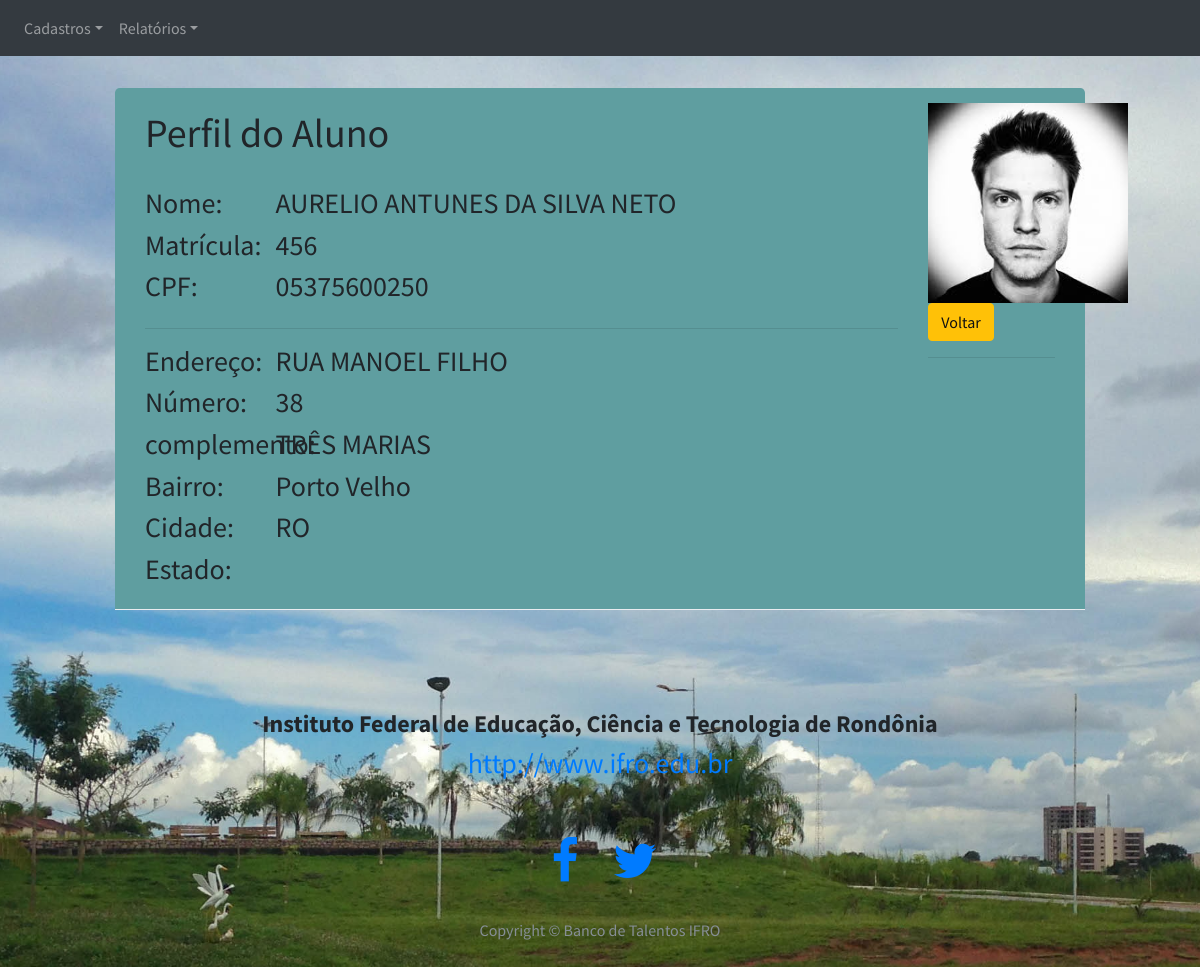
Before: /viewAluno/2/ with the older database file.
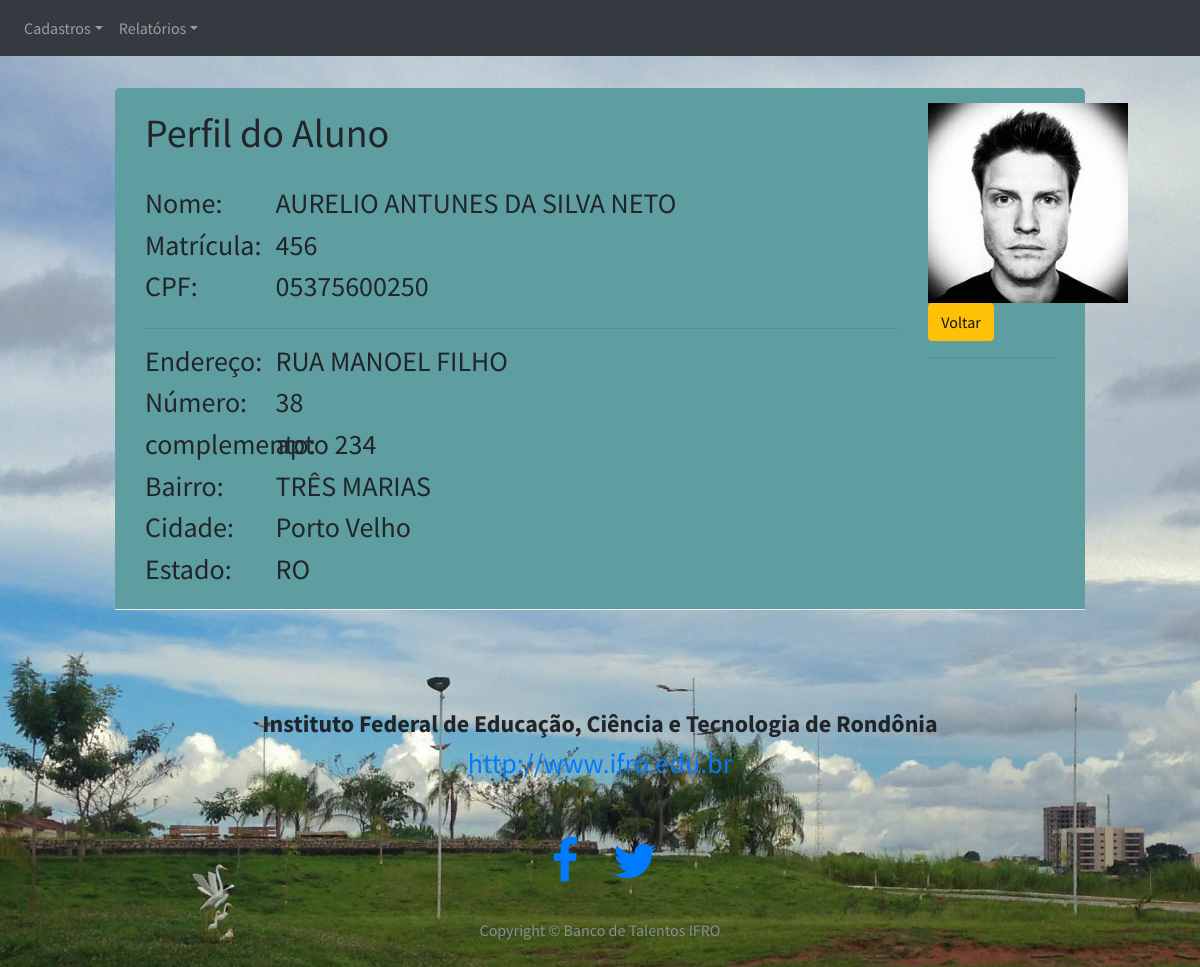
After: the same page with the newer database file.
### models.py (models this page shows, shortened)
class Pessoa(db.Model):
    __tablename__ = "pessoas"
    __table_args__ = {'extend_existing': True}
    __mapper_args__ = {'polymorphic_identity': 'pessoa'}
    id = db.Column(db.Integer, autoincrement=True, primary_key=True)
    nome        = db.Column(db.String(100))
    endereco    = db.Column(db.String(50))
    num         = db.Column(db.String(10))
    complemento = db.Column(db.String(40))
    bairro      = db.Column(db.String(50))
    cidade      = db.Column(db.String(50))
    uf          = db.Column(db.String(50))
    imagem      = db.Column(db.String(80))
    telefone    = db.Column(db.String(15))
    email    = db.Column(db.String(15), unique= True)
    password = db.Column(db.String(10))
    tipo     = db.Column(db.Integer)  # 1 para IFRO - 2 para VISITANTE

class Aluno(Pessoa):
    __tablename__ = "alunos"
    __table_args__ = {'extend_existing': True}
    __mapper_args__ = {'polymorphic_identity': 'aluno'}
    id = db.Column(db.Integer, db.ForeignKey('pessoas.id'), primary_key=True)
    cpf = db.Column(db.String(11))
    matricula = db.Column(db.Integer)

### app.py (the view)
@app.route('/viewAluno/<idAluno>/')
def viewAluno(idAluno):
    aluno = models.Aluno.query.filter_by(id=idAluno).first()
    return render_template('viewAluno.html', aluno=aluno)

### app.py (called while the page is built)
@login_manager.request_loader
def request_loader(request):
    email = request.form.get('email')
    if email not in users:
        return #'Não existe o e-mail {} cadastrado no banco'.format(email)
    user = User()
    user.id = email
    return user

### templates/viewAluno.html (shortened to what this page needs)
{% extends 'base_ifro_view_edit.html' %}
{% block conteudo %}
<br>
<br>
<div class="container col-md-10" >
    <div class="modal-header" style="background: cadetblue">
        <div class="col-md-10">
            <h1 class="modal-title">Perfil do Aluno</h1>
            <br>
            <div class="row">
                <div class="col-md-2">
                    <h3>Nome: </h3>
                    <h3>Matrícula: </h3>
                    <h3>CPF: </h3>
                </div>
                <div class="col-md-10">
                    <h3 class="media-heading">{{ aluno.nome}}</h3>
                    <h3 class="media-heading">{{ aluno.matricula}}</h3>
                    <h3 class="media-heading">{{ aluno.cpf}}</h3>
                </div>
            </div>
            <hr>
            <div class="row">
                <div class="col-md-2">
                    <h3>Endereço: </h3>
                    <h3>Número: </h3>
                    <h3>complemento: </h3>
                    <h3>Bairro: </h3>
                    <h3>Cidade: </h3>
                    <h3>Estado: </h3>
                </div>
                <div class="col-md-10">
                    <h3 class="media-heading">{{ aluno.endereco}}</h3>
                    <h3 class="media-heading">{{ aluno.num}}</h3>
                    <h3 class="media-heading">{{ aluno.complemento}}</h3>
                    <h3 class="media-heading">{{ aluno.bairro}}</h3>
                    <h3 class="media-heading">{{ aluno.cidade}}</h3>
                    <h3 class="media-heading">{{ aluno.uf}}</h3>
                </div>
            </div>
        </div>
        <div class="col-md-2">
            <img src="../../static/img/pessoasImg/{{aluno.imagem}}.jpg" name="aboutme" width="200" height="200" border="0" class="img-circle">
            <a href="/listarAlunos" class="btn btn-warning">Voltar</a>
            <hr>
        </div>
    </div>
</div>
{% endblock %}

### templates/base_ifro_view_edit.html (shortened to what this page needs)
<!DOCTYPE html>
<head>
    <link href="../../static/vendor/bootstrap/css/bootstrap.min.css" rel="stylesheet">
     <link href="../../static/vendor/font-awesome/css/font-awesome.min.css" rel="stylesheet" type="text/css">
     <link href="../../static/css/stylish-portfolio.css" rel="stylesheet">
     <link href="../../static/css/signin.css" rel="stylesheet">
</head>
<body>
        <nav class="navbar navbar-expand-md navbar-dark bg-dark fixed-top">
                <div class="collapse navbar-collapse" id="navbarsExampleDefault">
                <ul class="navbar-nav mr-auto">
                    <li class="nav-item dropdown">
                        <a class="nav-link dropdown-toggle" href="http://example.com" id="dropdown01" data-toggle="dropdown" aria-haspopup="true" aria-expanded="false">
                            Cadastros</a>
                    </li>
                    <li class="nav-item dropdown">
                        <a class="nav-link dropdown-toggle" href="http://example.com" id="dropdown02" data-toggle="dropdown" aria-haspopup="true" aria-expanded="false">
                            Relatórios</a>
                    </li>
                </ul>
            </nav>
 {% block conteudo %}
 {% endblock %}
 {% block rodape %}
    <footer>
        <div class="container">
            <div class="row">
            <div class="col-lg-10 mx-auto text-center">
                <h4>
                    <strong>Instituto Federal de Educação, Ciência e Tecnologia de Rondônia</strong>
                </h4>
                <h3>
                    <a href="http://www.ifro.edu.br" target="_blank">http://www.ifro.edu.br</a>
                </h3>
                <br>
                <br>
                <ul class="list-inline">
                    <li class="list-inline-item">
                        <a href="https://www.facebook.com/ifrondonia/" target="_blank">
                        <i class="fa fa-facebook fa-fw fa-3x"></i>
                        </a>
                    </li>
                    <li class="list-inline-item">
                        <a href="https://twitter.com/ifrondonia" target="_blank">
                        <i class="fa fa-twitter fa-fw fa-3x"></i>
                        </a>
                    </li>
                </ul>
                <hr class="small">
                <p class="text-muted">Copyright &copy; Banco de Talentos IFRO</p>
            </div>
            </div>
        </div>
    </footer>
 {% endblock %}
</body>
</html>

### static/css/stylish-portfolio.css (style rules this page uses)
html, body { width: 100%; height: 100%; }
body { font-family: 'Source Sans Pro', 'Helvetica Neue', Helvetica, Arial, sans-serif; background: url(../img/parque_cidade.jpg ) no-repeat center center scroll ; -webkit-background-size: cover; -moz-background-size: cover; -o-background-size: cover; background-size: cover; }
hr.small { max-width: 100px; }
footer { padding: 100px 0; }

### static/css/signin.css (style rules this page uses)
body { padding-top: 40px; padding-bottom: 40px; background-color: #eee; }

Changed rows visible on the page:
changed Pessoa "AURELIO ANTUNES DA SILVA NETO": complemento (not shown) → "apto 234"
